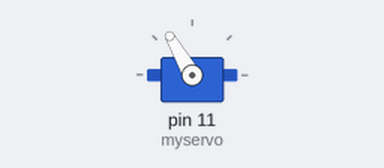
Bench run of a sketch on a simulated Arduino Uno, built with avr-gcc and run on an emulated ATmega328P. On the bench: servo.

Above: at 0.05 s.
Timing chart, 0 to 3.0 s (numbered marks = the images above):
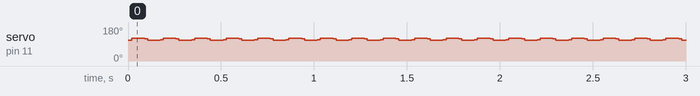

Measured:
- by itself, servo on pin 11 (myservo): repeats every 0.17 s: 118° 0.02 s, 110° 0.07 s, 112° 0.02 s, 120° 0.07 s

The sketch:

sketch_may24a.ino
```cpp
#include <Servo.h>

 Servo myservo;

 int pos = 0;    // variable to store the servo position

 void setup() {
  // put your setup code here, to run once:

myservo.attach(11);
}

void loop() {
   for (pos = 110; pos <= 120; pos += 2) { // goes from 0 degrees to 180 degrees
    // in steps of 1 degree
    myservo.write(pos);              // tell servo to go to position in variable 'pos'
    delay(4);                       // waits 15ms for the servo to reach the position
  }
  delay(60);
  for (pos = 120; pos >= 110; pos -= 2) { // goes from 180 degrees to 0 degrees
    myservo.write(pos);              // tell servo to go to position in variable 'pos'
    delay(4);                       // waits 15ms for the servo to reach the position
}
delay(60);
}
```
